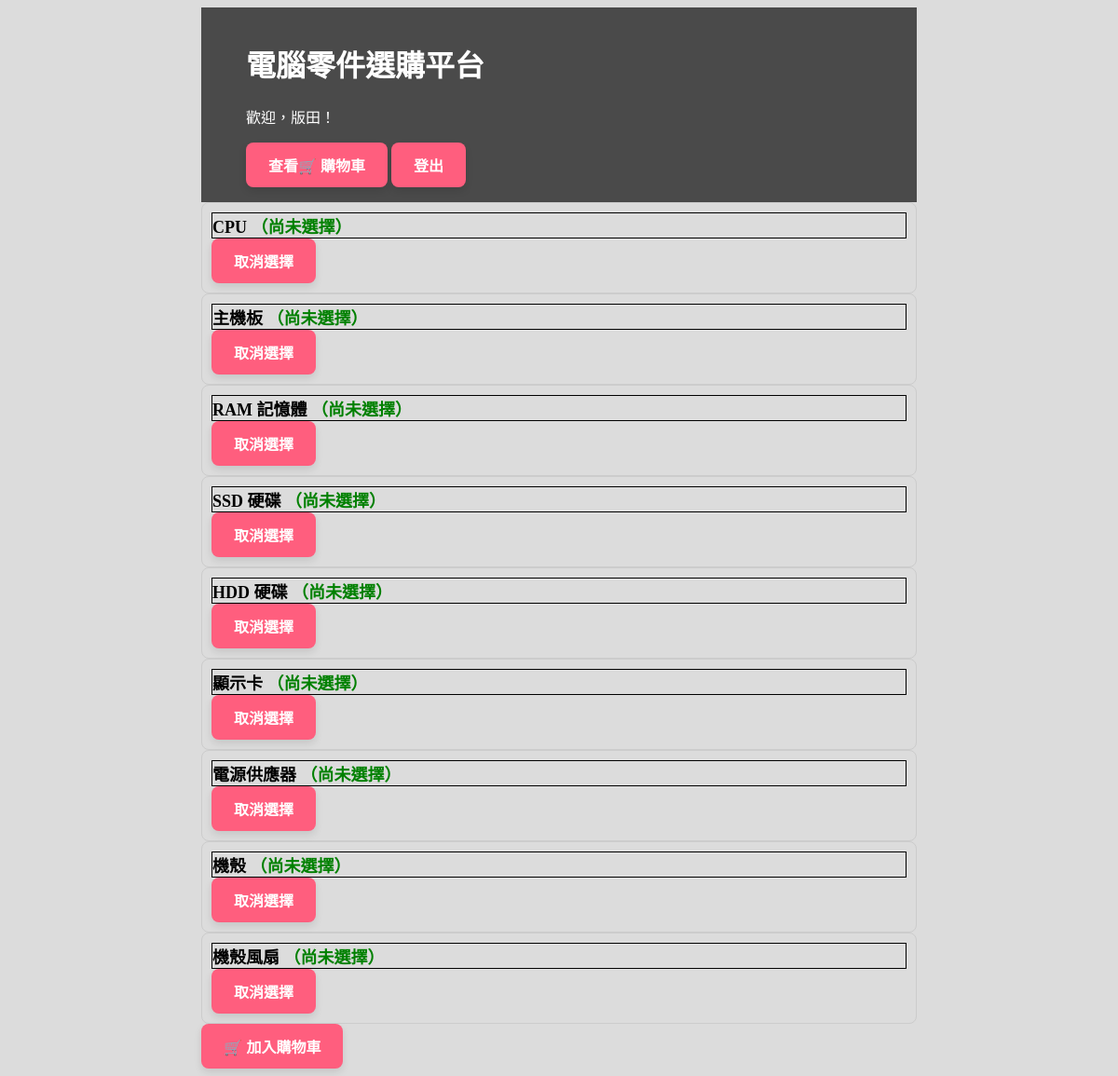
/index.php (signed in), run on the app's committed database.
### tables this page shows
CREATE TABLE categories (
    id INTEGER PRIMARY KEY AUTOINCREMENT,
    name TEXT NOT NULL
);

### index.php (the view, shortened to what this page needs)
<?php
require_once "database/db.php";
$stmt = $pdo->query("SELECT * FROM categories");
$categories = $stmt->fetchAll(PDO::FETCH_ASSOC);
?>
<!DOCTYPE html>
<html lang="zh-TW">
<head>
  <link rel="stylesheet" href="assets/style.css">
</head>
<body>
	  <header>
		<h1>電腦零件選購平台</h1>
		<p>歡迎，<?php echo htmlspecialchars($_SESSION["username"]); ?>！</p>
		<a href="cart/cart.php">查看🛒 購物車</a>
		<a href="users/logout.php">登出</a>
	  </header>
	  <main>
		<form id="selectionForm" action="cart/add_to_cart.php" method="POST" onsubmit="return confirm('確定加入購物車？');">
		  <?php foreach ($categories as $category): ?>
			<div class="category-block" data-category-id="<?php echo $category['id']; ?>">
			  <div class="category-header" onclick="toggleParts(<?php echo $category['id']; ?>)">
				<?php echo htmlspecialchars($category['name']); ?>
				<span id="selected-<?php echo $category['id']; ?>" class="selected-item">（尚未選擇）</span>
			  </div>
			  <button type="button" onclick="cancelSelection(<?php echo $category['id']; ?>)">取消選擇</button>
			</div>
		  <?php endforeach; ?>
		  <button type="submit">🛒 加入購物車</button>
		</form>
	  </main>
</body>
</html>

### assets/style.css (style rules this page uses)
body { background-color:#dcdcdc; padding-left: 13rem; padding-right: 13rem; }
body a { display: inline-block; text-decoration: none; background-color: #ff5e7e; color: white; border: none; border-radius: 8px; padding: 12px 24px; font-size: 16px; font-weight: bold; cursor: pointer; transition: all 0.2s ease-in-out; box-shadow: 0 4px 8px rgba(0, 0, 0, 0.1); }
header { background-color:#4a4a4a; padding-left:3rem; padding-bottom:1rem; padding-top:1rem; }
header h1 { color:white; }
header p { color:white; }
button { background-color: #ff5e7e; color: white; border: none; border-radius: 8px; padding: 12px 24px; font-size: 16px; font-weight: bold; cursor: pointer; transition: all 0.2s ease-in-out; box-shadow: 0 4px 8px rgba(0, 0, 0, 0.1); }
.category-block { border: 1px solid #ccc; padding: 10px; border-radius: 8px; }
.category-header { font-weight: bold; font-size: 18px; cursor: pointer; border: 1px solid black; }
.selected-item { color: green; margin-top: 5px; }

### data on the page
categories: name "CPU"
categories: name "主機板"
categories: name "RAM 記憶體"
categories: name "SSD 硬碟"
categories: name "HDD 硬碟"
categories: name "顯示卡"
categories: name "電源供應器"
categories: name "機殼"
categories: name "機殼風扇"

### other printed values
$_SESSION["username"] "版田"
